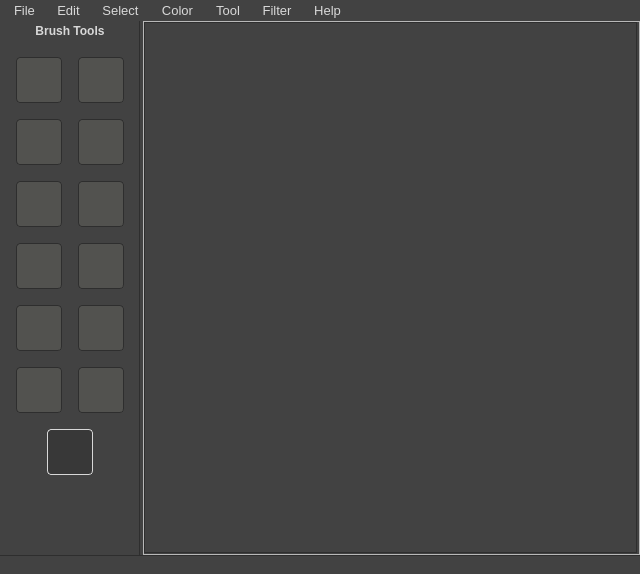
<?xml version="1.0" encoding="UTF-8"?>
<ui version="4.0">
 <class>MainWindow</class>
 <widget class="QMainWindow" name="MainWindow">
  <property name="enabled">
   <bool>true</bool>
  </property>
  <property name="geometry">
   <rect>
    <x>0</x>
    <y>0</y>
    <width>640</width>
    <height>574</height>
   </rect>
  </property>
  <property name="minimumSize">
   <size>
    <width>640</width>
    <height>480</height>
   </size>
  </property>
  <property name="windowTitle">
   <string>MainWindow</string>
  </property>
  <property name="styleSheet">
   <string notr="true"> QStatusBar {
	 background: qlineargradient(x1: 0, y1: 0, x2: 0, y2: 1,
	 stop: 0 #A4A4A4, stop: 0.1 #333333);
	 border: none;
	 border-top: 1px solid #2E2E2E;
	 color: #007acc;
 }

QMainWindow {
	background: #424242;
}
/*Desing MenuBar*/
 QMenuBar {
   background: qlineargradient(x1: 0, y1: 0, x2: 0, y2: 1,
	stop: 0 #a6a6a6, stop: 0.08 #7f7f7f,
	stop: 0.39999 #717171, stop: 0.4 #626262,
	stop: 0.9 #4c4c4c, stop: 1 #333333);
	border: none; 
	color: #D8D8D8;
}

 QMenuBar::item {
     spacing: 3px; /* spacing between menu bar items */
     padding: 3px 8px;
     background: transparent;
 }

 QMenuBar::item:selected { /* when selected using mouse or keyboard */
    background: qlineargradient(x1: 0, y1: 0, x2: 0, y2: 1,
	stop: 0 #2E9AFE, stop: 0.08 #0174DF,
	stop: 0.39999 #0080FF, stop: 0.4 #045FB4,
	stop: 0.9 #084B8A, stop: 1 #0B243B);
 }

 QMenuBar::item:pressed {
     background: qlineargradient(x1: 0, y1: 0, x2: 0, y2: 1,
	stop: 0 #2E9AFE, stop: 0.08 #0174DF,
	stop: 0.39999 #0080FF, stop: 0.4 #045FB4,
	stop: 0.6 #084B8A, stop: 1 #0B243B);
 }

/*Design Menu*/
 QMenu {
	background: #585858; 
	border: 1px solid #2E2E2E;	
	color: #D8D8D8;
 }

 QMenu::item {
     /* sets background of menu item. set this to something non-transparent
         if you want menu color and menu item color to be different */
     background-color: transparent;
 }

 QMenu::item:selected { /* when user selects item using mouse or keyboard */
     background-color: #007acc;
 }

QToolTip {
	color: d8d8d8;
	background-color: 2e2e2e;
	border: 1px solid d8d8d8;
}</string>
  </property>
  <property name="animated">
   <bool>true</bool>
  </property>
  <widget class="QWidget" name="centralwidget">
   <layout class="QHBoxLayout" name="horizontalLayout">
    <property name="spacing">
     <number>3</number>
    </property>
    <property name="sizeConstraint">
     <enum>QLayout::SetDefaultConstraint</enum>
    </property>
    <property name="leftMargin">
     <number>0</number>
    </property>
    <property name="topMargin">
     <number>0</number>
    </property>
    <property name="rightMargin">
     <number>0</number>
    </property>
    <property name="bottomMargin">
     <number>0</number>
    </property>
    <item>
     <widget class="QFrame" name="sideframe">
      <property name="sizePolicy">
       <sizepolicy hsizetype="Fixed" vsizetype="Preferred">
        <horstretch>0</horstretch>
        <verstretch>0</verstretch>
       </sizepolicy>
      </property>
      <property name="minimumSize">
       <size>
        <width>140</width>
        <height>0</height>
       </size>
      </property>
      <property name="styleSheet">
       <string notr="true">#sideframe {
    background: qlineargradient(x1: 0, y0: 1, x2:1, y2: 0,
	stop: 0.96 #383838, stop: 0.99 #2e2e2e);
	border: none;
	border-right: 1px solid #2E2E2E;
}</string>
      </property>
      <property name="frameShape">
       <enum>QFrame::StyledPanel</enum>
      </property>
      <property name="frameShadow">
       <enum>QFrame::Raised</enum>
      </property>
      <widget class="QFrame" name="title">
       <property name="geometry">
        <rect>
         <x>0</x>
         <y>0</y>
         <width>141</width>
         <height>24</height>
        </rect>
       </property>
       <property name="styleSheet">
        <string notr="true">#title {
	background: qlineargradient(x1: 0, y1: 0, x2: 0, y2: 1,
	stop: 0 #a6a6a6, stop: 0.08 #7f7f7f,
	stop: 0.39999 #717171, stop: 0.4 #626262,
	stop: 0.9 #4c4c4c, stop: 1 #333333);
	border: none;
	border-right: 1px solid #2E2E2E;
	color: #D8D8D8;
}</string>
       </property>
       <property name="frameShape">
        <enum>QFrame::StyledPanel</enum>
       </property>
       <property name="frameShadow">
        <enum>QFrame::Raised</enum>
       </property>
       <widget class="QLabel" name="Brush">
        <property name="geometry">
         <rect>
          <x>0</x>
          <y>0</y>
          <width>140</width>
          <height>20</height>
         </rect>
        </property>
        <property name="font">
         <font>
          <pointsize>9</pointsize>
          <weight>75</weight>
          <bold>true</bold>
         </font>
        </property>
        <property name="styleSheet">
         <string notr="true">#Brush {
	color: #D8D8D8;
}</string>
        </property>
        <property name="text">
         <string>Brush Tools</string>
        </property>
        <property name="alignment">
         <set>Qt::AlignCenter</set>
        </property>
       </widget>
      </widget>
      <widget class="QPushButton" name="btnPencil">
       <property name="geometry">
        <rect>
         <x>16</x>
         <y>36</y>
         <width>46</width>
         <height>46</height>
        </rect>
       </property>
       <property name="sizePolicy">
        <sizepolicy hsizetype="Fixed" vsizetype="Fixed">
         <horstretch>0</horstretch>
         <verstretch>0</verstretch>
        </sizepolicy>
       </property>
       <property name="toolTip">
        <string>Pencil</string>
       </property>
       <property name="styleSheet">
        <string notr="true">QPushButton {
     border: 1px solid #2E2E2E;
	 border-radius: 4px;
     background-color: #52524f;
 }

 QPushButton:pressed {
      border: 1px solid #007acc;
      background-color: #52524f;
 }</string>
       </property>
       <property name="text">
        <string/>
       </property>
       <property name="icon">
        <iconset resource="Icons.qrc">
         <normaloff>:/Images/icons/Pencil-icon.png</normaloff>:/Images/icons/Pencil-icon.png</iconset>
       </property>
       <property name="iconSize">
        <size>
         <width>42</width>
         <height>32</height>
        </size>
       </property>
      </widget>
      <widget class="ColorDisplayWidget" name="ColorPickerFront" native="true">
       <property name="geometry">
        <rect>
         <x>16</x>
         <y>470</y>
         <width>46</width>
         <height>32</height>
        </rect>
       </property>
       <property name="sizePolicy">
        <sizepolicy hsizetype="Fixed" vsizetype="Fixed">
         <horstretch>0</horstretch>
         <verstretch>0</verstretch>
        </sizepolicy>
       </property>
       <property name="toolTip">
        <string>Front Color</string>
       </property>
      </widget>
      <widget class="QPushButton" name="btnBrush">
       <property name="geometry">
        <rect>
         <x>78</x>
         <y>36</y>
         <width>46</width>
         <height>46</height>
        </rect>
       </property>
       <property name="sizePolicy">
        <sizepolicy hsizetype="Fixed" vsizetype="Fixed">
         <horstretch>0</horstretch>
         <verstretch>0</verstretch>
        </sizepolicy>
       </property>
       <property name="toolTip">
        <string>Brush</string>
       </property>
       <property name="styleSheet">
        <string notr="true">QPushButton {
     border: 1px solid #2E2E2E;
	 border-radius: 4px;
     background-color: #52524f;
 }

 QPushButton:pressed {
      border: 1px solid #007acc;
      background-color: #52524f;
 }</string>
       </property>
       <property name="text">
        <string/>
       </property>
       <property name="icon">
        <iconset resource="Icons.qrc">
         <normaloff>:/Images/icons/Brush-icon.png</normaloff>:/Images/icons/Brush-icon.png</iconset>
       </property>
       <property name="iconSize">
        <size>
         <width>42</width>
         <height>32</height>
        </size>
       </property>
      </widget>
      <widget class="QPushButton" name="btnEraser">
       <property name="geometry">
        <rect>
         <x>16</x>
         <y>98</y>
         <width>46</width>
         <height>46</height>
        </rect>
       </property>
       <property name="sizePolicy">
        <sizepolicy hsizetype="Fixed" vsizetype="Fixed">
         <horstretch>0</horstretch>
         <verstretch>0</verstretch>
        </sizepolicy>
       </property>
       <property name="toolTip">
        <string>Eraser</string>
       </property>
       <property name="styleSheet">
        <string notr="true">QPushButton {
     border: 1px solid #2E2E2E;
	 border-radius: 4px;
     background-color: #52524f;
 }

 QPushButton:pressed {
      border: 1px solid #007acc;
      background-color: #52524f;
 }</string>
       </property>
       <property name="text">
        <string/>
       </property>
       <property name="icon">
        <iconset resource="Icons.qrc">
         <normaloff>:/Images/icons/Eraser-icon.png</normaloff>:/Images/icons/Eraser-icon.png</iconset>
       </property>
       <property name="iconSize">
        <size>
         <width>42</width>
         <height>32</height>
        </size>
       </property>
      </widget>
      <widget class="QPushButton" name="btnMagicWand">
       <property name="geometry">
        <rect>
         <x>78</x>
         <y>346</y>
         <width>46</width>
         <height>46</height>
        </rect>
       </property>
       <property name="sizePolicy">
        <sizepolicy hsizetype="Fixed" vsizetype="Fixed">
         <horstretch>0</horstretch>
         <verstretch>0</verstretch>
        </sizepolicy>
       </property>
       <property name="toolTip">
        <string>Magic Wand</string>
       </property>
       <property name="styleSheet">
        <string notr="true">QPushButton {
     border: 1px solid #2E2E2E;
	 border-radius: 4px;
     background-color: #52524f;
 }

 QPushButton:pressed {
      border: 1px solid #007acc;
      background-color: #52524f;
 }</string>
       </property>
       <property name="text">
        <string/>
       </property>
       <property name="icon">
        <iconset resource="Icons.qrc">
         <normaloff>:/Images/icons/Magic-Wand-icon.png</normaloff>:/Images/icons/Magic-Wand-icon.png</iconset>
       </property>
       <property name="iconSize">
        <size>
         <width>42</width>
         <height>32</height>
        </size>
       </property>
      </widget>
      <widget class="QPushButton" name="btnMagnifier">
       <property name="geometry">
        <rect>
         <x>78</x>
         <y>222</y>
         <width>46</width>
         <height>46</height>
        </rect>
       </property>
       <property name="sizePolicy">
        <sizepolicy hsizetype="Fixed" vsizetype="Fixed">
         <horstretch>0</horstretch>
         <verstretch>0</verstretch>
        </sizepolicy>
       </property>
       <property name="toolTip">
        <string>Magnifier</string>
       </property>
       <property name="styleSheet">
        <string notr="true">QPushButton {
     border: 1px solid #2E2E2E;
	 border-radius: 4px;
     background-color: #52524f;
 }

 QPushButton:pressed {
      border: 1px solid #007acc;
      background-color: #52524f;
 }</string>
       </property>
       <property name="text">
        <string/>
       </property>
       <property name="icon">
        <iconset resource="Icons.qrc">
         <normaloff>:/Images/icons/Magnifier-icon.png</normaloff>:/Images/icons/Magnifier-icon.png</iconset>
       </property>
       <property name="iconSize">
        <size>
         <width>42</width>
         <height>32</height>
        </size>
       </property>
      </widget>
      <widget class="QPushButton" name="btnFloodFill">
       <property name="geometry">
        <rect>
         <x>78</x>
         <y>98</y>
         <width>46</width>
         <height>46</height>
        </rect>
       </property>
       <property name="sizePolicy">
        <sizepolicy hsizetype="Fixed" vsizetype="Fixed">
         <horstretch>0</horstretch>
         <verstretch>0</verstretch>
        </sizepolicy>
       </property>
       <property name="toolTip">
        <string>Flood Fill</string>
       </property>
       <property name="styleSheet">
        <string notr="true">QPushButton {
     border: 1px solid #2E2E2E;
	 border-radius: 4px;
     background-color: #52524f;
 }

 QPushButton:pressed {
      border: 1px solid #007acc;
      background-color: #52524f;
 }</string>
       </property>
       <property name="text">
        <string/>
       </property>
       <property name="icon">
        <iconset resource="Icons.qrc">
         <normaloff>:/Images/icons/Paint-icon.png</normaloff>:/Images/icons/Paint-icon.png</iconset>
       </property>
       <property name="iconSize">
        <size>
         <width>42</width>
         <height>32</height>
        </size>
       </property>
      </widget>
      <widget class="QPushButton" name="btnCrop">
       <property name="geometry">
        <rect>
         <x>16</x>
         <y>222</y>
         <width>46</width>
         <height>46</height>
        </rect>
       </property>
       <property name="sizePolicy">
        <sizepolicy hsizetype="Fixed" vsizetype="Fixed">
         <horstretch>0</horstretch>
         <verstretch>0</verstretch>
        </sizepolicy>
       </property>
       <property name="toolTip">
        <string>Crop</string>
       </property>
       <property name="styleSheet">
        <string notr="true">QPushButton {
     border: 1px solid #2E2E2E;
	 border-radius: 4px;
     background-color: #52524f;
 }

 QPushButton:pressed {
      border: 1px solid #007acc;
      background-color: #52524f;
 }</string>
       </property>
       <property name="text">
        <string/>
       </property>
       <property name="icon">
        <iconset resource="Icons.qrc">
         <normaloff>:/Images/icons/Scalpel-icon.png</normaloff>:/Images/icons/Scalpel-icon.png</iconset>
       </property>
       <property name="iconSize">
        <size>
         <width>42</width>
         <height>32</height>
        </size>
       </property>
      </widget>
      <widget class="QPushButton" name="btnGeometry">
       <property name="geometry">
        <rect>
         <x>16</x>
         <y>284</y>
         <width>46</width>
         <height>46</height>
        </rect>
       </property>
       <property name="sizePolicy">
        <sizepolicy hsizetype="Fixed" vsizetype="Fixed">
         <horstretch>0</horstretch>
         <verstretch>0</verstretch>
        </sizepolicy>
       </property>
       <property name="toolTip">
        <string>Geometry</string>
       </property>
       <property name="styleSheet">
        <string notr="true">QPushButton {
     border: 1px solid #2E2E2E;
	 border-radius: 4px;
     background-color: #52524f;
 }

 QPushButton:pressed {
      border: 1px solid #007acc;
      background-color: #52524f;
 }</string>
       </property>
       <property name="text">
        <string/>
       </property>
       <property name="icon">
        <iconset resource="Icons.qrc">
         <normaloff>:/Images/icons/Triangle-icon.png</normaloff>:/Images/icons/Triangle-icon.png</iconset>
       </property>
       <property name="iconSize">
        <size>
         <width>42</width>
         <height>32</height>
        </size>
       </property>
      </widget>
      <widget class="QPushButton" name="btnText">
       <property name="geometry">
        <rect>
         <x>78</x>
         <y>284</y>
         <width>46</width>
         <height>46</height>
        </rect>
       </property>
       <property name="sizePolicy">
        <sizepolicy hsizetype="Fixed" vsizetype="Fixed">
         <horstretch>0</horstretch>
         <verstretch>0</verstretch>
        </sizepolicy>
       </property>
       <property name="toolTip">
        <string>Text</string>
       </property>
       <property name="styleSheet">
        <string notr="true">QPushButton {
     border: 1px solid #2E2E2E;
	 border-radius: 4px;
     background-color: #52524f;
 }

 QPushButton:pressed {
      border: 1px solid #007acc;
      background-color: #52524f;
 }</string>
       </property>
       <property name="text">
        <string/>
       </property>
       <property name="icon">
        <iconset resource="Icons.qrc">
         <normaloff>:/Images/icons/Type-icon.png</normaloff>:/Images/icons/Type-icon.png</iconset>
       </property>
       <property name="iconSize">
        <size>
         <width>42</width>
         <height>32</height>
        </size>
       </property>
      </widget>
      <widget class="QPushButton" name="btnSprayCan">
       <property name="geometry">
        <rect>
         <x>16</x>
         <y>160</y>
         <width>46</width>
         <height>46</height>
        </rect>
       </property>
       <property name="sizePolicy">
        <sizepolicy hsizetype="Fixed" vsizetype="Fixed">
         <horstretch>0</horstretch>
         <verstretch>0</verstretch>
        </sizepolicy>
       </property>
       <property name="toolTip">
        <string>Spray Can</string>
       </property>
       <property name="styleSheet">
        <string notr="true">QPushButton {
     border: 1px solid #2E2E2E;
	 border-radius: 4px;
     background-color: #52524f;
 }

 QPushButton:pressed {
      border: 1px solid #007acc;
      background-color: #52524f;
 }</string>
       </property>
       <property name="text">
        <string/>
       </property>
       <property name="icon">
        <iconset resource="Icons.qrc">
         <normaloff>:/Images/icons/Spray-icon.png</normaloff>:/Images/icons/Spray-icon.png</iconset>
       </property>
       <property name="iconSize">
        <size>
         <width>42</width>
         <height>32</height>
        </size>
       </property>
      </widget>
      <widget class="QPushButton" name="btnAirbrush">
       <property name="geometry">
        <rect>
         <x>78</x>
         <y>160</y>
         <width>46</width>
         <height>46</height>
        </rect>
       </property>
       <property name="sizePolicy">
        <sizepolicy hsizetype="Fixed" vsizetype="Fixed">
         <horstretch>0</horstretch>
         <verstretch>0</verstretch>
        </sizepolicy>
       </property>
       <property name="toolTip">
        <string>Airbrush</string>
       </property>
       <property name="styleSheet">
        <string notr="true">QPushButton {
     border: 1px solid #2E2E2E;
	 border-radius: 4px;
     background-color: #52524f;
 }

 QPushButton:pressed {
      border: 1px solid #007acc;
      background-color: #52524f;
 }</string>
       </property>
       <property name="text">
        <string/>
       </property>
       <property name="icon">
        <iconset resource="Icons.qrc">
         <normaloff>:/Images/icons/Airbrush-icon.png</normaloff>:/Images/icons/Airbrush-icon.png</iconset>
       </property>
       <property name="iconSize">
        <size>
         <width>42</width>
         <height>32</height>
        </size>
       </property>
      </widget>
      <widget class="QPushButton" name="btnEyedropper">
       <property name="geometry">
        <rect>
         <x>16</x>
         <y>346</y>
         <width>46</width>
         <height>46</height>
        </rect>
       </property>
       <property name="sizePolicy">
        <sizepolicy hsizetype="Fixed" vsizetype="Fixed">
         <horstretch>0</horstretch>
         <verstretch>0</verstretch>
        </sizepolicy>
       </property>
       <property name="toolTip">
        <string>Eyedropper</string>
       </property>
       <property name="styleSheet">
        <string notr="true">QPushButton {
     border: 1px solid #2E2E2E;
	 border-radius: 4px;
     background-color: #52524f;
 }

 QPushButton:pressed {
      border: 1px solid #007acc;
      background-color: #52524f;
 }</string>
       </property>
       <property name="text">
        <string/>
       </property>
       <property name="icon">
        <iconset resource="Icons.qrc">
         <normaloff>:/Images/icons/Eyedropper-icon.png</normaloff>:/Images/icons/Eyedropper-icon.png</iconset>
       </property>
       <property name="iconSize">
        <size>
         <width>42</width>
         <height>32</height>
        </size>
       </property>
      </widget>
      <widget class="ColorDisplayWidget" name="ColorPickerBack" native="true">
       <property name="geometry">
        <rect>
         <x>78</x>
         <y>470</y>
         <width>46</width>
         <height>32</height>
        </rect>
       </property>
       <property name="sizePolicy">
        <sizepolicy hsizetype="Fixed" vsizetype="Fixed">
         <horstretch>0</horstretch>
         <verstretch>0</verstretch>
        </sizepolicy>
       </property>
       <property name="toolTip">
        <string>Back Color</string>
       </property>
      </widget>
      <widget class="QPushButton" name="btnPalette">
       <property name="geometry">
        <rect>
         <x>47</x>
         <y>408</y>
         <width>46</width>
         <height>46</height>
        </rect>
       </property>
       <property name="sizePolicy">
        <sizepolicy hsizetype="Fixed" vsizetype="Fixed">
         <horstretch>0</horstretch>
         <verstretch>0</verstretch>
        </sizepolicy>
       </property>
       <property name="toolTip">
        <string>Switch Colors</string>
       </property>
       <property name="styleSheet">
        <string notr="true">QPushButton {
	border: 1px solid #d8d8d8;
	border-radius: 4px;
	background: #383838;
 }

 QPushButton:pressed {
      border: 1px solid #007acc;
      background-color: #52524f;
 }</string>
       </property>
       <property name="text">
        <string/>
       </property>
       <property name="icon">
        <iconset resource="Icons.qrc">
         <normaloff>:/Images/icons/Palette-icon.png</normaloff>:/Images/icons/Palette-icon.png</iconset>
       </property>
       <property name="iconSize">
        <size>
         <width>42</width>
         <height>42</height>
        </size>
       </property>
      </widget>
      <zorder>ColorPickerBack</zorder>
      <zorder>title</zorder>
      <zorder>btnPencil</zorder>
      <zorder>ColorPickerFront</zorder>
      <zorder>btnBrush</zorder>
      <zorder>btnEraser</zorder>
      <zorder>btnMagicWand</zorder>
      <zorder>btnMagnifier</zorder>
      <zorder>btnFloodFill</zorder>
      <zorder>btnCrop</zorder>
      <zorder>btnGeometry</zorder>
      <zorder>btnText</zorder>
      <zorder>btnSprayCan</zorder>
      <zorder>btnAirbrush</zorder>
      <zorder>btnEyedropper</zorder>
      <zorder>btnPalette</zorder>
     </widget>
    </item>
    <item>
     <widget class="QFrame" name="frame">
      <property name="frameShape">
       <enum>QFrame::StyledPanel</enum>
      </property>
      <property name="frameShadow">
       <enum>QFrame::Raised</enum>
      </property>
      <layout class="QVBoxLayout" name="verticalLayout">
       <property name="leftMargin">
        <number>0</number>
       </property>
       <property name="topMargin">
        <number>0</number>
       </property>
       <property name="rightMargin">
        <number>2</number>
       </property>
       <property name="bottomMargin">
        <number>1</number>
       </property>
       <item>
        <widget class="QTabWidget" name="imagetab">
         <property name="font">
          <font>
           <pointsize>9</pointsize>
          </font>
         </property>
         <property name="styleSheet">
          <string notr="true">/*Image Frame*/
QTabWidget::pane { 
	 border: 1px solid #2E2E2E;
}

QTabBar::tab {
	background: qlineargradient(x1: 0, y1: 0, x2: 0, y2: 1,
	stop: 0 #a6a6a6, stop: 0.08 #7f7f7f,
	stop: 0.39999 #717171, stop: 0.4 #626262,
	stop: 0.9 #4c4c4c, stop: 1 #333333);
	border: none;
	border: 1px solid #2E2E2E;
	color: #D8D8D8;
	min-width: 8ex;
	border-top-left-radius: 2.5px;
	border-top-right-radius: 2.5px;
	padding: 2px 10px;
	alignment: left
}

QTabBar::tab:selected, QTabBar::tab:hover {
	background: qlineargradient(x1: 0, y1: 0, x2: 0, y2: 1,
	stop: 0 #2E9AFE, stop: 0.08 #0174DF,
	stop: 0.39999 #0080FF, stop: 0.4 #045FB4,
	stop: 0.9 #084B8A, stop: 1 #0B243B)
}

QTabBar::tab:selected {
	background: qlineargradient(x1: 0, y1: 0, x2: 0, y2: 1,
	stop: 0 #2E9AFE, stop: 0.08 #0174DF,
	stop: 0.39999 #0080FF, stop: 0.4 #045FB4,
	stop: 0.9 #084B8A, stop: 1 #0B243B)
}

QTabBar::tab:!selected {
	margin-top: 3px; /* make non-selected tabs look smaller */
}</string>
         </property>
         <property name="currentIndex">
          <number>-1</number>
         </property>
         <property name="tabsClosable">
          <bool>true</bool>
         </property>
         <property name="movable">
          <bool>true</bool>
         </property>
        </widget>
       </item>
      </layout>
     </widget>
    </item>
   </layout>
  </widget>
  <widget class="QStatusBar" name="statusbar">
   <property name="sizeGripEnabled">
    <bool>false</bool>
   </property>
  </widget>
  <widget class="QMenuBar" name="menubar">
   <property name="geometry">
    <rect>
     <x>0</x>
     <y>0</y>
     <width>640</width>
     <height>24</height>
    </rect>
   </property>
   <property name="font">
    <font>
     <pointsize>10</pointsize>
    </font>
   </property>
   <widget class="QMenu" name="menuTest">
    <property name="title">
     <string>File</string>
    </property>
    <addaction name="actionNew"/>
    <addaction name="actionOpen"/>
    <addaction name="separator"/>
    <addaction name="actionSave"/>
    <addaction name="actionSaveAs"/>
    <addaction name="separator"/>
    <addaction name="actionClose"/>
    <addaction name="actionCloseAll"/>
    <addaction name="actionQuit"/>
   </widget>
   <widget class="QMenu" name="menuBearbeiten">
    <property name="title">
     <string>Edit</string>
    </property>
    <addaction name="actionUndo"/>
    <addaction name="actionRedo"/>
    <addaction name="actionUndoHistory"/>
    <addaction name="actionResetImage"/>
    <addaction name="separator"/>
    <addaction name="actionCopy"/>
    <addaction name="actionPaste"/>
    <addaction name="actionCut"/>
    <addaction name="actionBrushSize"/>
   </widget>
   <widget class="QMenu" name="menuFilter">
    <property name="title">
     <string>Filter</string>
    </property>
    <widget class="QMenu" name="menuBlur">
     <property name="title">
      <string>Blur</string>
     </property>
     <addaction name="actionBlur"/>
     <addaction name="actionGaussianBlur"/>
     <addaction name="actionMedianBlur"/>
     <addaction name="actionBilateralFilter"/>
    </widget>
    <widget class="QMenu" name="menuEdge_Detection">
     <property name="title">
      <string>Edge Detection</string>
     </property>
     <addaction name="actionEdge"/>
     <addaction name="actionCanny"/>
     <addaction name="actionSobel"/>
    </widget>
    <widget class="QMenu" name="menuGeneric">
     <property name="title">
      <string>Generic</string>
     </property>
     <addaction name="actionDilation"/>
     <addaction name="actionErosion"/>
    </widget>
    <widget class="QMenu" name="menuArtistic">
     <property name="title">
      <string>Artistic</string>
     </property>
     <addaction name="actionCartoon"/>
     <addaction name="actionOilify"/>
    </widget>
    <addaction name="menuBlur"/>
    <addaction name="menuEdge_Detection"/>
    <addaction name="menuGeneric"/>
    <addaction name="menuArtistic"/>
   </widget>
   <widget class="QMenu" name="menuHilfe">
    <property name="title">
     <string>Help</string>
    </property>
    <addaction name="actionHelp"/>
    <addaction name="separator"/>
    <addaction name="actionAbout"/>
   </widget>
   <widget class="QMenu" name="menuColor">
    <property name="title">
     <string>Color</string>
    </property>
    <addaction name="actionGrayscale"/>
    <addaction name="actionColorize"/>
    <addaction name="actionSaturation"/>
    <addaction name="actionBrightness"/>
    <addaction name="actionContrast"/>
    <addaction name="actionDisaturate"/>
    <addaction name="actionBalance"/>
    <addaction name="actionHistogram"/>
    <addaction name="actionInvertColor"/>
   </widget>
   <widget class="QMenu" name="menuTool">
    <property name="title">
     <string>Tool</string>
    </property>
    <addaction name="actionZoom"/>
    <addaction name="actionEyedropper"/>
    <addaction name="actionText"/>
   </widget>
   <widget class="QMenu" name="menuSelect">
    <property name="title">
     <string>Select</string>
    </property>
    <addaction name="actionAll"/>
    <addaction name="actionNone"/>
    <addaction name="actionInvertSelect"/>
    <addaction name="actionByColor"/>
    <addaction name="actionMagicWand"/>
    <addaction name="separator"/>
    <addaction name="actionGrowth"/>
    <addaction name="actionShrink"/>
   </widget>
   <addaction name="menuTest"/>
   <addaction name="menuBearbeiten"/>
   <addaction name="menuSelect"/>
   <addaction name="menuColor"/>
   <addaction name="menuTool"/>
   <addaction name="menuFilter"/>
   <addaction name="menuHilfe"/>
  </widget>
  <action name="actionNew">
   <property name="text">
    <string>New</string>
   </property>
   <property name="shortcut">
    <string>Ctrl+N</string>
   </property>
  </action>
  <action name="actionOpen">
   <property name="text">
    <string>Open</string>
   </property>
   <property name="shortcut">
    <string>Ctrl+O</string>
   </property>
  </action>
  <action name="actionSave">
   <property name="text">
    <string>Save</string>
   </property>
   <property name="shortcut">
    <string>Ctrl+S</string>
   </property>
  </action>
  <action name="actionSaveAs">
   <property name="text">
    <string>Save As ...</string>
   </property>
   <property name="shortcut">
    <string>Ctrl+Shift+S</string>
   </property>
  </action>
  <action name="actionCopy">
   <property name="text">
    <string>Copy</string>
   </property>
   <property name="shortcut">
    <string>Ctrl+C</string>
   </property>
  </action>
  <action name="actionPaste">
   <property name="text">
    <string>Paste</string>
   </property>
   <property name="shortcut">
    <string>Ctrl+V</string>
   </property>
  </action>
  <action name="actionAbout">
   <property name="text">
    <string>About</string>
   </property>
   <property name="shortcut">
    <string>Ctrl+A</string>
   </property>
  </action>
  <action name="actionHelp">
   <property name="text">
    <string>Help</string>
   </property>
   <property name="shortcut">
    <string>Ctrl+H</string>
   </property>
  </action>
  <action name="actionClose">
   <property name="text">
    <string>Close</string>
   </property>
   <property name="shortcut">
    <string>Ctrl+W</string>
   </property>
  </action>
  <action name="actionUndo">
   <property name="text">
    <string>Undo</string>
   </property>
   <property name="shortcut">
    <string>Ctrl+Z</string>
   </property>
  </action>
  <action name="actionRedo">
   <property name="text">
    <string>Redo</string>
   </property>
   <property name="shortcut">
    <string>Ctrl+Y</string>
   </property>
  </action>
  <action name="actionCut">
   <property name="text">
    <string>Cut</string>
   </property>
   <property name="shortcut">
    <string>Ctrl+X</string>
   </property>
  </action>
  <action name="actionUndoHistory">
   <property name="text">
    <string>Undo History</string>
   </property>
   <property name="shortcut">
    <string>Ctrl+Shift+Z</string>
   </property>
  </action>
  <action name="actionBrushSize">
   <property name="text">
    <string>Brush Size</string>
   </property>
   <property name="shortcut">
    <string>Ctrl+B</string>
   </property>
  </action>
  <action name="actionCloseAll">
   <property name="text">
    <string>Close All</string>
   </property>
   <property name="shortcut">
    <string>Ctrl+Shift+W</string>
   </property>
  </action>
  <action name="actionQuit">
   <property name="text">
    <string>Quit</string>
   </property>
   <property name="shortcut">
    <string>Ctrl+Q</string>
   </property>
  </action>
  <action name="actionBlur">
   <property name="text">
    <string>Blur</string>
   </property>
  </action>
  <action name="actionGaussianBlur">
   <property name="text">
    <string>Gaussian Blur</string>
   </property>
  </action>
  <action name="actionMedianBlur">
   <property name="text">
    <string>Median Blur</string>
   </property>
  </action>
  <action name="actionBilateralFilter">
   <property name="text">
    <string>Bilateral Filter</string>
   </property>
  </action>
  <action name="actionEdge">
   <property name="text">
    <string>Edge</string>
   </property>
  </action>
  <action name="actionCanny">
   <property name="text">
    <string>Canny</string>
   </property>
  </action>
  <action name="actionSobel">
   <property name="text">
    <string>Sobel</string>
   </property>
  </action>
  <action name="actionDilation">
   <property name="text">
    <string>Dilation</string>
   </property>
  </action>
  <action name="actionErosion">
   <property name="text">
    <string>Erosion</string>
   </property>
  </action>
  <action name="actionResetImage">
   <property name="text">
    <string>Reset Image</string>
   </property>
  </action>
  <action name="actionCartoon">
   <property name="text">
    <string>Cartoon</string>
   </property>
  </action>
  <action name="actionOilify">
   <property name="text">
    <string>Oilify</string>
   </property>
  </action>
  <action name="actionGrayscale">
   <property name="text">
    <string>Grayscale</string>
   </property>
  </action>
  <action name="actionColorize">
   <property name="text">
    <string>Colorize</string>
   </property>
  </action>
  <action name="actionSaturation">
   <property name="text">
    <string>Saturation</string>
   </property>
  </action>
  <action name="actionBrightness">
   <property name="text">
    <string>Brightness</string>
   </property>
  </action>
  <action name="actionContrast">
   <property name="text">
    <string>Contrast</string>
   </property>
  </action>
  <action name="actionDisaturate">
   <property name="text">
    <string>Disaturate</string>
   </property>
  </action>
  <action name="actionBalance">
   <property name="text">
    <string>Balance</string>
   </property>
  </action>
  <action name="actionHistogram">
   <property name="text">
    <string>Histogram</string>
   </property>
  </action>
  <action name="actionInvertColor">
   <property name="text">
    <string>Invert</string>
   </property>
  </action>
  <action name="actionZoom">
   <property name="text">
    <string>Magnifier</string>
   </property>
  </action>
  <action name="actionEyedropper">
   <property name="text">
    <string>Eyedropper</string>
   </property>
  </action>
  <action name="actionText">
   <property name="text">
    <string>Text</string>
   </property>
  </action>
  <action name="actionAll">
   <property name="text">
    <string>All</string>
   </property>
  </action>
  <action name="actionNone">
   <property name="text">
    <string>None</string>
   </property>
  </action>
  <action name="actionInvertSelect">
   <property name="text">
    <string>Invert</string>
   </property>
  </action>
  <action name="actionByColor">
   <property name="text">
    <string>By Color</string>
   </property>
  </action>
  <action name="actionMagicWand">
   <property name="text">
    <string>Magic Wand</string>
   </property>
  </action>
  <action name="actionGrowth">
   <property name="text">
    <string>Grow</string>
   </property>
  </action>
  <action name="actionShrink">
   <property name="text">
    <string>Shrink</string>
   </property>
  </action>
 </widget>
 <customwidgets>
  <customwidget>
   <class>ColorDisplayWidget</class>
   <extends>QWidget</extends>
   <header>colordisplaywidget.hpp</header>
   <container>1</container>
  </customwidget>
 </customwidgets>
 <tabstops>
  <tabstop>imagetab</tabstop>
  <tabstop>btnPencil</tabstop>
 </tabstops>
 <resources>
  <include location="Icons.qrc"/>
 </resources>
 <connections/>
</ui>
